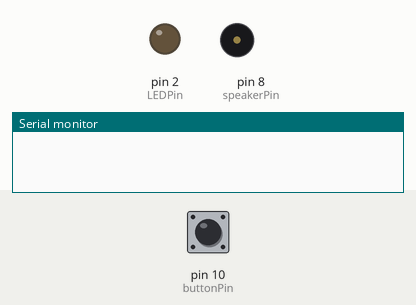
Bench run of a sketch on a simulated Arduino Uno, built with avr-gcc and run on an emulated ATmega328P. Shown: output pins drawn as LEDs (lit = HIGH), buzzer (waves = sounding), the last lines printed to the serial monitor. Inputs (shaded band) come from the test bench; at power-on: pin 10 (buttonPin) HIGH.

Above: at 1.2 s.
1.3 s: pin 10 (buttonPin) pulled LOW for 0.15 s
At 1.37 s:
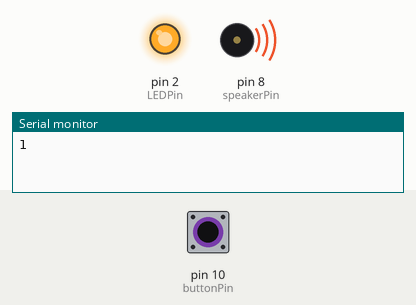
2.9 s: pin 10 (buttonPin) pulled LOW for 3.2 s
At 6.6 s:
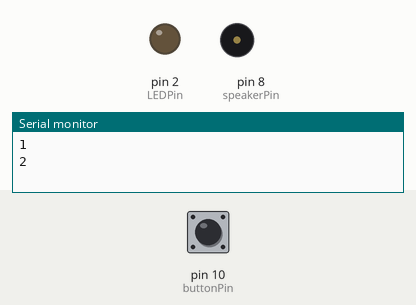
Timing chart, 0 to 8.1 s (numbered marks = the images above; inputs shaded):
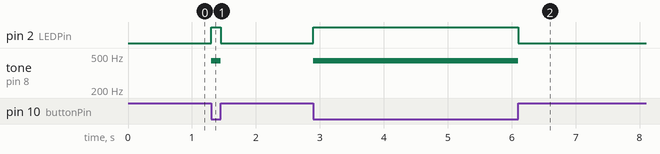

The sketch:

buttonCount.ino
```cpp
// buttonCount.ino
// Michael Gurevich

// Counts button presses
// Demonstrates the need for debouncing

const byte buttonPin =  10; // pin number of the button pin
const byte LEDPin = 2;      // pin number for LED
const byte speakerPin = 8;     // pin number fo speaker
int count = 0;            // button-press counter

enum btn{ON,OFF}; // our own type for button states
btn state=OFF;        // variable to store state

void setup() {
  Serial.begin(9600);           // intialize Serial port
  pinMode(buttonPin, INPUT_PULLUP);  // initialize the button pin as an input and activate pull-up resistor
  pinMode(LEDPin, OUTPUT);
}

void loop(){
  buttonStep();
}

void buttonStep() {

  int reading = digitalRead(buttonPin);  // check pin reading
  switch(state) {
    case OFF:
      if (reading == LOW) {    //button is pressed
        digitalWrite(LEDPin,HIGH);   // turn on LED
        tone(speakerPin,440);
        Serial.println(++count);   // increment count
        state = ON;
      } break;
    case ON:
      if (reading == HIGH) {   // button is released
        digitalWrite(LEDPin,LOW);    // turn off LED
        noTone(speakerPin);
        state = OFF;
      } break;
  }
}
```

Measured:
- after the input at 1.3 s, pin 2 (LEDPin): LOW → HIGH at once, → LOW 0.15 s later; tone on pin 8 (speakerPin): silent → 440 Hz at once, → silent 0.15 s later
- after the input at 2.9 s, pin 2 (LEDPin): LOW → HIGH at once, → LOW 3.2 s later; tone on pin 8 (speakerPin): silent → 440 Hz at once, → silent 3.2 s later
